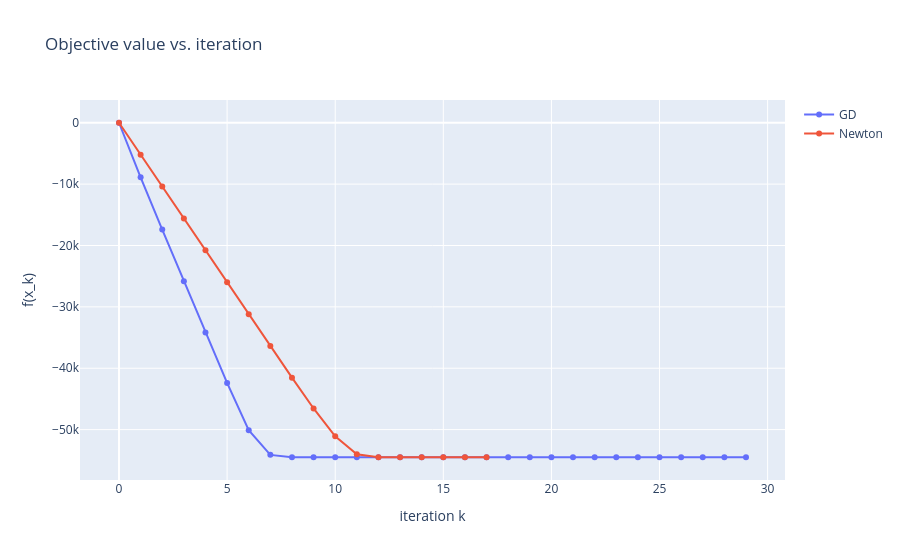

Write notebook code for a chart like this one.
### Code cell
fig = go.Figure()
fig.add_trace(go.Scatter(x=steps_gd, y=fun_vs_gd, mode='lines+markers', name='GD'))
fig.add_trace(go.Scatter(x=steps_newton, y=fun_vs_newton, mode='lines+markers', name="Newton"))
fig.update_layout(
    title='Objective value vs. iteration',
    xaxis_title='iteration k',
    yaxis_title='f(x_k)',
)
fig.show()

### Figure 1 — Plotly figure (JSON) as saved in the notebook; plotly's stock layout.template omitted (floating-point values rounded to 4 significant figures)
{"data": [{"mode": "lines+markers", "name": "GD", "type": "scatter", "x": [0, 1, 2, 3, 4, 5, 6, 7, 8, 9, 10, 11, 12, 13, 14, 15, 16, 17, 18, 19, 20, 21, 22, 23, 24, 25, 26, 27, 28, 29], "y": [0, -8882.0, -17410.0, -25820.0, -34160.0, -42400.0, -50110.0, -54120.0, -54500.0, -54500.0, -54500.0, -54500.0, -54500.0, -54500.0, -54500.0, -54500.0, -54500.0, -54500.0, -54500.0, -54500.0, -54500.0, -54500.0, -54500.0, -54500.0, -54500.0, -54500.0, -54500.0, -54500.0, -54500.0, -54500.0]}, {"mode": "lines+markers", "name": "Newton", "type": "scatter", "x": [0, 1, 2, 3, 4, 5, 6, 7, 8, 9, 10, 11, 12, 13, 14, 15, 16, 17], "y": [0, -5199.0, -10400.0, -15600.0, -20790.0, -25990.0, -31190.0, -36380.0, -41530.0, -46550.0, -51080.0, -54000.0, -54500.0, -54500.0, -54500.0, -54500.0, -54500.0, -54500.0]}], "layout": {"title": {"text": "Objective value vs. iteration"}, "xaxis": {"title": {"text": "iteration k"}}, "yaxis": {"title": {"text": "f(x_k)"}}}}
